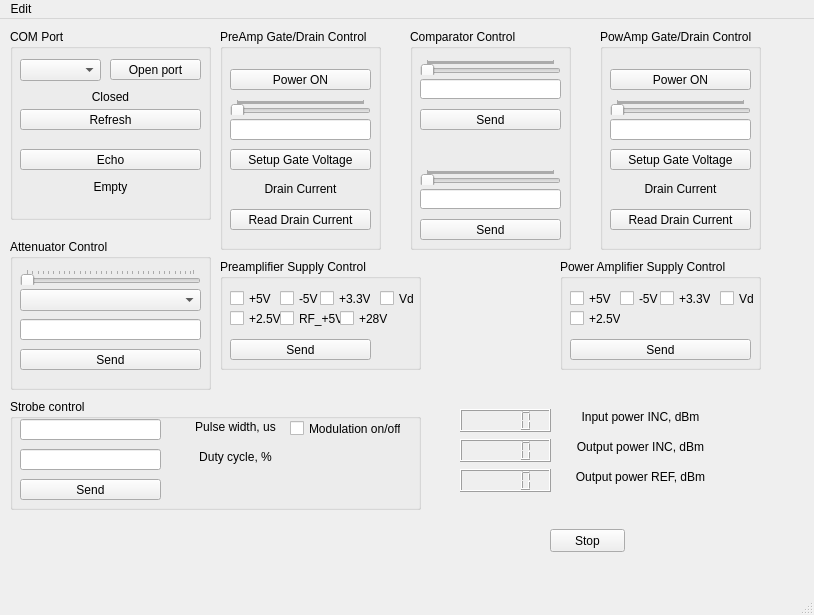
<?xml version="1.0" encoding="UTF-8"?>
<ui version="4.0">
 <class>MainWindow</class>
 <widget class="QMainWindow" name="MainWindow">
  <property name="geometry">
   <rect>
    <x>0</x>
    <y>0</y>
    <width>814</width>
    <height>615</height>
   </rect>
  </property>
  <property name="windowTitle">
   <string>MainWindow</string>
  </property>
  <widget class="QWidget" name="centralwidget">
   <widget class="QLabel" name="inputPow_label">
    <property name="geometry">
     <rect>
      <x>570</x>
      <y>390</y>
      <width>141</width>
      <height>16</height>
     </rect>
    </property>
    <property name="text">
     <string>Input power INC, dBm</string>
    </property>
    <property name="alignment">
     <set>Qt::AlignCenter</set>
    </property>
   </widget>
   <widget class="QGroupBox" name="com_groupbox">
    <property name="geometry">
     <rect>
      <x>10</x>
      <y>10</y>
      <width>201</width>
      <height>191</height>
     </rect>
    </property>
    <property name="title">
     <string>COM Port</string>
    </property>
    <widget class="QPushButton" name="com_button">
     <property name="geometry">
      <rect>
       <x>100</x>
       <y>30</y>
       <width>91</width>
       <height>21</height>
      </rect>
     </property>
     <property name="text">
      <string>Open port</string>
     </property>
    </widget>
    <widget class="QComboBox" name="com_combobox">
     <property name="geometry">
      <rect>
       <x>10</x>
       <y>30</y>
       <width>81</width>
       <height>22</height>
      </rect>
     </property>
    </widget>
    <widget class="QLabel" name="comstate_label">
     <property name="geometry">
      <rect>
       <x>10</x>
       <y>60</y>
       <width>181</width>
       <height>16</height>
      </rect>
     </property>
     <property name="text">
      <string>Closed</string>
     </property>
     <property name="alignment">
      <set>Qt::AlignCenter</set>
     </property>
    </widget>
    <widget class="QPushButton" name="echo_button">
     <property name="geometry">
      <rect>
       <x>10</x>
       <y>120</y>
       <width>181</width>
       <height>21</height>
      </rect>
     </property>
     <property name="text">
      <string>Echo</string>
     </property>
    </widget>
    <widget class="QLabel" name="service_message">
     <property name="geometry">
      <rect>
       <x>10</x>
       <y>150</y>
       <width>181</width>
       <height>16</height>
      </rect>
     </property>
     <property name="text">
      <string>Empty</string>
     </property>
     <property name="alignment">
      <set>Qt::AlignCenter</set>
     </property>
    </widget>
    <widget class="QPushButton" name="com_refresh_button">
     <property name="geometry">
      <rect>
       <x>10</x>
       <y>80</y>
       <width>181</width>
       <height>21</height>
      </rect>
     </property>
     <property name="text">
      <string>Refresh</string>
     </property>
    </widget>
   </widget>
   <widget class="QGroupBox" name="UM78_supply_group">
    <property name="geometry">
     <rect>
      <x>560</x>
      <y>240</y>
      <width>201</width>
      <height>111</height>
     </rect>
    </property>
    <property name="title">
     <string>Power Amplifier Supply Control</string>
    </property>
    <widget class="QCheckBox" name="plus_5_UM78_checkbox">
     <property name="geometry">
      <rect>
       <x>10</x>
       <y>30</y>
       <width>51</width>
       <height>19</height>
      </rect>
     </property>
     <property name="text">
      <string>+5V</string>
     </property>
    </widget>
    <widget class="QCheckBox" name="minus_5_UM78_checkbox">
     <property name="geometry">
      <rect>
       <x>60</x>
       <y>30</y>
       <width>51</width>
       <height>19</height>
      </rect>
     </property>
     <property name="text">
      <string>-5V</string>
     </property>
    </widget>
    <widget class="QCheckBox" name="plus_3_UM78_checkbox">
     <property name="geometry">
      <rect>
       <x>100</x>
       <y>30</y>
       <width>51</width>
       <height>19</height>
      </rect>
     </property>
     <property name="text">
      <string>+3.3V</string>
     </property>
    </widget>
    <widget class="QCheckBox" name="plus_2_5_UM78_checkbox">
     <property name="geometry">
      <rect>
       <x>10</x>
       <y>50</y>
       <width>51</width>
       <height>19</height>
      </rect>
     </property>
     <property name="text">
      <string>+2.5V</string>
     </property>
    </widget>
    <widget class="QPushButton" name="UM78_supply_pushbutton">
     <property name="geometry">
      <rect>
       <x>10</x>
       <y>80</y>
       <width>181</width>
       <height>21</height>
      </rect>
     </property>
     <property name="text">
      <string>Send</string>
     </property>
    </widget>
    <widget class="QCheckBox" name="UM78_Vd_checkbox">
     <property name="geometry">
      <rect>
       <x>160</x>
       <y>30</y>
       <width>51</width>
       <height>19</height>
      </rect>
     </property>
     <property name="text">
      <string>Vd</string>
     </property>
    </widget>
   </widget>
   <widget class="QLabel" name="outputREFpow_label">
    <property name="geometry">
     <rect>
      <x>570</x>
      <y>450</y>
      <width>141</width>
      <height>16</height>
     </rect>
    </property>
    <property name="text">
     <string>Output power REF, dBm</string>
    </property>
    <property name="alignment">
     <set>Qt::AlignCenter</set>
    </property>
   </widget>
   <widget class="QLCDNumber" name="input_lcdNumber">
    <property name="geometry">
     <rect>
      <x>460</x>
      <y>390</y>
      <width>91</width>
      <height>23</height>
     </rect>
    </property>
   </widget>
   <widget class="QGroupBox" name="preAmp_groupbox">
    <property name="geometry">
     <rect>
      <x>220</x>
      <y>240</y>
      <width>201</width>
      <height>111</height>
     </rect>
    </property>
    <property name="title">
     <string>Preamplifier Supply Control</string>
    </property>
    <widget class="QCheckBox" name="plus_5_checkbox">
     <property name="geometry">
      <rect>
       <x>10</x>
       <y>30</y>
       <width>51</width>
       <height>19</height>
      </rect>
     </property>
     <property name="text">
      <string>+5V</string>
     </property>
    </widget>
    <widget class="QCheckBox" name="minus_5_checkbox">
     <property name="geometry">
      <rect>
       <x>60</x>
       <y>30</y>
       <width>51</width>
       <height>19</height>
      </rect>
     </property>
     <property name="text">
      <string>-5V</string>
     </property>
    </widget>
    <widget class="QCheckBox" name="plus_3_checkbox">
     <property name="geometry">
      <rect>
       <x>100</x>
       <y>30</y>
       <width>51</width>
       <height>19</height>
      </rect>
     </property>
     <property name="text">
      <string>+3.3V</string>
     </property>
    </widget>
    <widget class="QCheckBox" name="plus_2_5_checkbox">
     <property name="geometry">
      <rect>
       <x>10</x>
       <y>50</y>
       <width>51</width>
       <height>19</height>
      </rect>
     </property>
     <property name="text">
      <string>+2.5V</string>
     </property>
    </widget>
    <widget class="QCheckBox" name="HMC_checkbox">
     <property name="geometry">
      <rect>
       <x>60</x>
       <y>50</y>
       <width>61</width>
       <height>19</height>
      </rect>
     </property>
     <property name="text">
      <string>RF_+5V</string>
     </property>
    </widget>
    <widget class="QPushButton" name="supply_ctrl_send_pushbutton">
     <property name="geometry">
      <rect>
       <x>10</x>
       <y>80</y>
       <width>141</width>
       <height>21</height>
      </rect>
     </property>
     <property name="text">
      <string>Send</string>
     </property>
    </widget>
    <widget class="QCheckBox" name="plus_28_checkbox">
     <property name="geometry">
      <rect>
       <x>120</x>
       <y>50</y>
       <width>61</width>
       <height>19</height>
      </rect>
     </property>
     <property name="text">
      <string>+28V</string>
     </property>
    </widget>
    <widget class="QCheckBox" name="Vd_checkbox">
     <property name="geometry">
      <rect>
       <x>160</x>
       <y>30</y>
       <width>51</width>
       <height>19</height>
      </rect>
     </property>
     <property name="text">
      <string>Vd</string>
     </property>
    </widget>
   </widget>
   <widget class="QLCDNumber" name="outputREF_lcdNumber">
    <property name="geometry">
     <rect>
      <x>460</x>
      <y>450</y>
      <width>91</width>
      <height>23</height>
     </rect>
    </property>
   </widget>
   <widget class="QGroupBox" name="UM78_gate_group">
    <property name="geometry">
     <rect>
      <x>600</x>
      <y>10</y>
      <width>161</width>
      <height>221</height>
     </rect>
    </property>
    <property name="title">
     <string>PowAmp Gate/Drain Control</string>
    </property>
    <widget class="QSlider" name="UM78_gate_slider">
     <property name="geometry">
      <rect>
       <x>10</x>
       <y>70</y>
       <width>141</width>
       <height>16</height>
      </rect>
     </property>
     <property name="minimum">
      <number>2500</number>
     </property>
     <property name="maximum">
      <number>5000</number>
     </property>
     <property name="sliderPosition">
      <number>2500</number>
     </property>
     <property name="orientation">
      <enum>Qt::Horizontal</enum>
     </property>
     <property name="tickPosition">
      <enum>QSlider::TicksAbove</enum>
     </property>
     <property name="tickInterval">
      <number>1</number>
     </property>
    </widget>
    <widget class="QLineEdit" name="UM78_gate_line_edit">
     <property name="geometry">
      <rect>
       <x>10</x>
       <y>90</y>
       <width>141</width>
       <height>21</height>
      </rect>
     </property>
    </widget>
    <widget class="QPushButton" name="UM78_gate_push_button">
     <property name="geometry">
      <rect>
       <x>10</x>
       <y>120</y>
       <width>141</width>
       <height>21</height>
      </rect>
     </property>
     <property name="text">
      <string>Setup Gate Voltage</string>
     </property>
    </widget>
    <widget class="QPushButton" name="UM78_setup_gate_voltage">
     <property name="geometry">
      <rect>
       <x>10</x>
       <y>40</y>
       <width>141</width>
       <height>21</height>
      </rect>
     </property>
     <property name="text">
      <string>Power ON</string>
     </property>
    </widget>
    <widget class="QLabel" name="UM78_drain_current_label">
     <property name="geometry">
      <rect>
       <x>10</x>
       <y>150</y>
       <width>141</width>
       <height>20</height>
      </rect>
     </property>
     <property name="text">
      <string>Drain Current</string>
     </property>
     <property name="alignment">
      <set>Qt::AlignCenter</set>
     </property>
    </widget>
    <widget class="QPushButton" name="UM78_read_drain_current">
     <property name="geometry">
      <rect>
       <x>10</x>
       <y>180</y>
       <width>141</width>
       <height>21</height>
      </rect>
     </property>
     <property name="text">
      <string>Read Drain Current</string>
     </property>
    </widget>
   </widget>
   <widget class="QGroupBox" name="groupBox_3">
    <property name="geometry">
     <rect>
      <x>10</x>
      <y>220</y>
      <width>201</width>
      <height>151</height>
     </rect>
    </property>
    <property name="title">
     <string>Attenuator Control</string>
    </property>
    <widget class="QSlider" name="att_slider">
     <property name="geometry">
      <rect>
       <x>10</x>
       <y>30</y>
       <width>181</width>
       <height>16</height>
      </rect>
     </property>
     <property name="maximum">
      <number>63</number>
     </property>
     <property name="orientation">
      <enum>Qt::Horizontal</enum>
     </property>
     <property name="tickPosition">
      <enum>QSlider::TicksAbove</enum>
     </property>
     <property name="tickInterval">
      <number>2</number>
     </property>
    </widget>
    <widget class="QLineEdit" name="att_line_edit">
     <property name="geometry">
      <rect>
       <x>10</x>
       <y>80</y>
       <width>181</width>
       <height>21</height>
      </rect>
     </property>
    </widget>
    <widget class="QPushButton" name="att_ctrl_pushbutton">
     <property name="geometry">
      <rect>
       <x>10</x>
       <y>110</y>
       <width>181</width>
       <height>21</height>
      </rect>
     </property>
     <property name="text">
      <string>Send</string>
     </property>
    </widget>
    <widget class="QComboBox" name="att_address_combo">
     <property name="geometry">
      <rect>
       <x>10</x>
       <y>50</y>
       <width>181</width>
       <height>22</height>
      </rect>
     </property>
    </widget>
   </widget>
   <widget class="QLabel" name="outputINCpow_label">
    <property name="geometry">
     <rect>
      <x>570</x>
      <y>420</y>
      <width>141</width>
      <height>16</height>
     </rect>
    </property>
    <property name="text">
     <string>Output power INC, dBm</string>
    </property>
    <property name="alignment">
     <set>Qt::AlignCenter</set>
    </property>
   </widget>
   <widget class="QGroupBox" name="groupBox_4">
    <property name="geometry">
     <rect>
      <x>220</x>
      <y>10</y>
      <width>161</width>
      <height>221</height>
     </rect>
    </property>
    <property name="title">
     <string>PreAmp Gate/Drain Control</string>
    </property>
    <widget class="QSlider" name="gate_slider">
     <property name="geometry">
      <rect>
       <x>10</x>
       <y>70</y>
       <width>141</width>
       <height>16</height>
      </rect>
     </property>
     <property name="minimum">
      <number>2500</number>
     </property>
     <property name="maximum">
      <number>5000</number>
     </property>
     <property name="sliderPosition">
      <number>2500</number>
     </property>
     <property name="orientation">
      <enum>Qt::Horizontal</enum>
     </property>
     <property name="tickPosition">
      <enum>QSlider::TicksAbove</enum>
     </property>
     <property name="tickInterval">
      <number>1</number>
     </property>
    </widget>
    <widget class="QLineEdit" name="gate_line_edit">
     <property name="geometry">
      <rect>
       <x>10</x>
       <y>90</y>
       <width>141</width>
       <height>21</height>
      </rect>
     </property>
    </widget>
    <widget class="QPushButton" name="gate_push_button">
     <property name="geometry">
      <rect>
       <x>10</x>
       <y>120</y>
       <width>141</width>
       <height>21</height>
      </rect>
     </property>
     <property name="text">
      <string>Setup Gate Voltage</string>
     </property>
    </widget>
    <widget class="QPushButton" name="setup_gate_voltage">
     <property name="geometry">
      <rect>
       <x>10</x>
       <y>40</y>
       <width>141</width>
       <height>21</height>
      </rect>
     </property>
     <property name="text">
      <string>Power ON</string>
     </property>
    </widget>
    <widget class="QLabel" name="drain_current_label">
     <property name="geometry">
      <rect>
       <x>10</x>
       <y>150</y>
       <width>141</width>
       <height>20</height>
      </rect>
     </property>
     <property name="text">
      <string>Drain Current</string>
     </property>
     <property name="alignment">
      <set>Qt::AlignCenter</set>
     </property>
    </widget>
    <widget class="QPushButton" name="pushButton_6">
     <property name="geometry">
      <rect>
       <x>10</x>
       <y>180</y>
       <width>141</width>
       <height>21</height>
      </rect>
     </property>
     <property name="text">
      <string>Read Drain Current</string>
     </property>
    </widget>
   </widget>
   <widget class="QGroupBox" name="strobCtrl_groupbox">
    <property name="geometry">
     <rect>
      <x>10</x>
      <y>380</y>
      <width>411</width>
      <height>111</height>
     </rect>
    </property>
    <property name="title">
     <string>Strobe control</string>
    </property>
    <widget class="QPushButton" name="strobPushButton">
     <property name="geometry">
      <rect>
       <x>10</x>
       <y>80</y>
       <width>141</width>
       <height>21</height>
      </rect>
     </property>
     <property name="text">
      <string>Send</string>
     </property>
    </widget>
    <widget class="QLineEdit" name="pulseWid_lineedit">
     <property name="geometry">
      <rect>
       <x>10</x>
       <y>20</y>
       <width>141</width>
       <height>21</height>
      </rect>
     </property>
    </widget>
    <widget class="QLineEdit" name="dutyCycle_lineedit">
     <property name="geometry">
      <rect>
       <x>10</x>
       <y>50</y>
       <width>141</width>
       <height>21</height>
      </rect>
     </property>
    </widget>
    <widget class="QLabel" name="pulseWid_label">
     <property name="geometry">
      <rect>
       <x>170</x>
       <y>20</y>
       <width>111</width>
       <height>16</height>
      </rect>
     </property>
     <property name="text">
      <string>Pulse width, us</string>
     </property>
     <property name="alignment">
      <set>Qt::AlignCenter</set>
     </property>
    </widget>
    <widget class="QLabel" name="duty_label">
     <property name="geometry">
      <rect>
       <x>170</x>
       <y>50</y>
       <width>111</width>
       <height>16</height>
      </rect>
     </property>
     <property name="text">
      <string>Duty cycle, %</string>
     </property>
     <property name="alignment">
      <set>Qt::AlignCenter</set>
     </property>
    </widget>
    <widget class="QCheckBox" name="strobe_checkbox">
     <property name="geometry">
      <rect>
       <x>280</x>
       <y>20</y>
       <width>111</width>
       <height>19</height>
      </rect>
     </property>
     <property name="text">
      <string>Modulation on/off</string>
     </property>
    </widget>
   </widget>
   <widget class="QPushButton" name="stopPowButton">
    <property name="geometry">
     <rect>
      <x>550</x>
      <y>510</y>
      <width>75</width>
      <height>23</height>
     </rect>
    </property>
    <property name="text">
     <string>Stop</string>
    </property>
   </widget>
   <widget class="QLCDNumber" name="outputINC_lcdNumber">
    <property name="geometry">
     <rect>
      <x>460</x>
      <y>420</y>
      <width>91</width>
      <height>23</height>
     </rect>
    </property>
   </widget>
   <widget class="QGroupBox" name="comparatorGroupBox">
    <property name="geometry">
     <rect>
      <x>410</x>
      <y>10</y>
      <width>161</width>
      <height>221</height>
     </rect>
    </property>
    <property name="title">
     <string>Comparator Control</string>
    </property>
    <widget class="QSlider" name="compPR_slider">
     <property name="geometry">
      <rect>
       <x>10</x>
       <y>30</y>
       <width>141</width>
       <height>16</height>
      </rect>
     </property>
     <property name="minimum">
      <number>0</number>
     </property>
     <property name="maximum">
      <number>2000</number>
     </property>
     <property name="value">
      <number>0</number>
     </property>
     <property name="sliderPosition">
      <number>0</number>
     </property>
     <property name="orientation">
      <enum>Qt::Horizontal</enum>
     </property>
     <property name="tickPosition">
      <enum>QSlider::TicksAbove</enum>
     </property>
     <property name="tickInterval">
      <number>1</number>
     </property>
    </widget>
    <widget class="QPushButton" name="compPR_pushbutton">
     <property name="geometry">
      <rect>
       <x>10</x>
       <y>80</y>
       <width>141</width>
       <height>21</height>
      </rect>
     </property>
     <property name="text">
      <string>Send</string>
     </property>
    </widget>
    <widget class="QLineEdit" name="compPR_lineedit">
     <property name="geometry">
      <rect>
       <x>10</x>
       <y>50</y>
       <width>141</width>
       <height>20</height>
      </rect>
     </property>
    </widget>
    <widget class="QSlider" name="compPA_slider">
     <property name="geometry">
      <rect>
       <x>10</x>
       <y>140</y>
       <width>141</width>
       <height>16</height>
      </rect>
     </property>
     <property name="minimum">
      <number>0</number>
     </property>
     <property name="maximum">
      <number>2000</number>
     </property>
     <property name="value">
      <number>0</number>
     </property>
     <property name="sliderPosition">
      <number>0</number>
     </property>
     <property name="orientation">
      <enum>Qt::Horizontal</enum>
     </property>
     <property name="tickPosition">
      <enum>QSlider::TicksAbove</enum>
     </property>
     <property name="tickInterval">
      <number>1</number>
     </property>
    </widget>
    <widget class="QPushButton" name="compPA_pushbutton">
     <property name="geometry">
      <rect>
       <x>10</x>
       <y>190</y>
       <width>141</width>
       <height>21</height>
      </rect>
     </property>
     <property name="text">
      <string>Send</string>
     </property>
    </widget>
    <widget class="QLineEdit" name="compPA_lineedit">
     <property name="geometry">
      <rect>
       <x>10</x>
       <y>160</y>
       <width>141</width>
       <height>20</height>
      </rect>
     </property>
    </widget>
   </widget>
  </widget>
  <widget class="QMenuBar" name="menubar">
   <property name="geometry">
    <rect>
     <x>0</x>
     <y>0</y>
     <width>814</width>
     <height>21</height>
    </rect>
   </property>
   <widget class="QMenu" name="menuEdit">
    <property name="title">
     <string>Edit</string>
    </property>
    <addaction name="actionCalibrate"/>
   </widget>
   <addaction name="menuEdit"/>
  </widget>
  <widget class="QStatusBar" name="statusbar"/>
  <action name="actionCalibrate">
   <property name="text">
    <string>Calibrate</string>
   </property>
  </action>
 </widget>
 <resources/>
 <connections/>
</ui>
